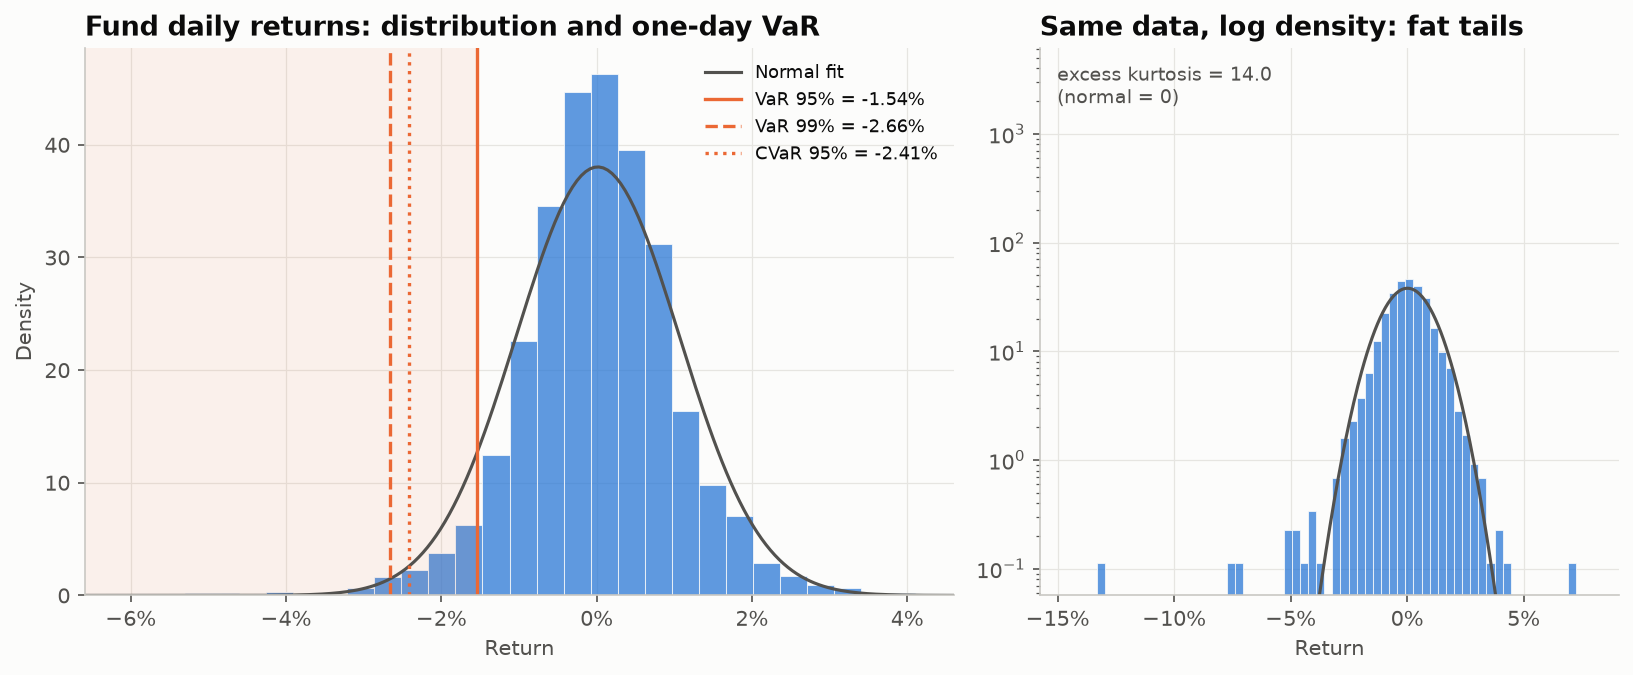

Reproduce this figure in Python.
"""
Return Distribution with VaR and CVaR  -  family: Finance & investment

DESIGN PURPOSE
A histogram of periodic returns with a fitted normal curve and the historical
Value-at-Risk (VaR) and Conditional VaR (CVaR, expected shortfall) marked. A
second panel uses a log density scale so the fat left tail is visible. Real
returns have more extreme days than a normal distribution predicts, and risk
models that assume normality understate losses.

WHEN TO USE
  - Explain tail risk and what VaR / CVaR actually measure
  - Show that returns are fat-tailed or skewed compared with a normal model
  - Compare the loss distribution of two strategies (overlay or small
    multiples)

AVOID WHEN
  - Fewer than a few hundred observations (the tails are not estimable)
  - The audience only needs a single risk number (use a stat tile with the
    VaR)

ALTERNATIVES
  - Q-Q plot against the normal distribution
  - ECDF of returns with the 5% quantile marked
  - Box plot of returns by year

EXAMPLE
10 years of simulated daily returns drawn from a Student-t distribution (5
degrees of freedom), so the tails are fatter than normal. Historical 95% and
99% one-day VaR and 95% CVaR. Not investment advice.

NOTE: Educational examples with simulated or historical data. Not investment
advice; past performance does not predict future returns.

Run:  python return_distribution_var.py
      python return_distribution_var.py --real-data   (real dataset: plotly.express.data.stocks() — weekly FB returns, 2018–2019 (one-week VaR))
"""
import sys
from pathlib import Path

import numpy as np
import pandas as pd
import matplotlib.pyplot as plt

# Library style: categorical colors in fixed order, recessive axes, hairline grid.
PALETTE = ["#2a78d6", "#eb6834", "#1baf7a", "#eda100",
           "#e87ba4", "#008300", "#6250d6", "#e34948"]
SEQ_CMAP = "Blues"      # sequential: one hue, light -> dark
DIV_CMAP = "RdBu_r"     # diverging: two opposite hues, neutral midpoint
GRAY = "#b8b7b1"        # de-emphasised marks
plt.rcParams.update({
    "figure.figsize": (8, 4.8), "figure.dpi": 110, "figure.facecolor": "#fcfcfb",
    "axes.facecolor": "#fcfcfb", "axes.edgecolor": "#c9c8c3", "axes.linewidth": 0.8,
    "axes.spines.top": False, "axes.spines.right": False,
    "axes.grid": True, "grid.color": "#e6e5e1", "grid.linewidth": 0.6, "axes.axisbelow": True,
    "axes.prop_cycle": plt.cycler(color=PALETTE),
    "axes.titlesize": 13, "axes.titleweight": "bold", "axes.titlelocation": "left",
    "axes.labelcolor": "#52514e", "xtick.color": "#52514e", "ytick.color": "#52514e",
    "text.color": "#0b0b0b", "font.size": 10, "lines.linewidth": 2,
    "legend.frameon": False,
})

from scipy import stats
from matplotlib.ticker import PercentFormatter

# --- Example data ------------------------------------------------------------
rng = np.random.default_rng(8)
r = pd.Series(0.0004 + rng.standard_t(5, 2520) * 0.01 * np.sqrt(3 / 5), name="Fund daily returns")
horizon = "one-day"
r.describe()

REAL_DATA = "--real-data" in sys.argv
if REAL_DATA:  # plotly.express.data.stocks() — weekly FB returns, 2018–2019 (one-week VaR)
    import plotly.express as px
    stocks = px.data.stocks()
    r = stocks["FB"].pct_change().dropna().rename("FB weekly returns")
    horizon = "one-week"
    r.describe()

# --- Plot --------------------------------------------------------------------
var95, var99 = np.quantile(r, [0.05, 0.01])
cvar95 = r[r <= var95].mean()
mu, sd = r.mean(), r.std()
xs = np.linspace(r.min() * 1.1, r.max() * 1.1, 400)
bins = np.linspace(r.min(), r.max(), 60 if len(r) > 500 else 25)

fig, (ax, ax2) = plt.subplots(1, 2, figsize=(11, 4.6), gridspec_kw={"width_ratios": [1.5, 1]})
for a in (ax, ax2):
    a.hist(r, bins=bins, density=True, color=PALETTE[0], alpha=0.75, edgecolor="#fcfcfb", linewidth=0.5)
    a.plot(xs, stats.norm.pdf(xs, mu, sd), color="#52514e", linewidth=1.5, label="Normal fit")
    a.xaxis.set_major_formatter(PercentFormatter(1.0, decimals=0 if r.abs().max() > 0.1 else 1))
for v, lab, style in [(var95, f"VaR 95% = {var95:.2%}", "-"), (var99, f"VaR 99% = {var99:.2%}", "--"),
                      (cvar95, f"CVaR 95% = {cvar95:.2%}", ":")]:
    ax.axvline(v, color=PALETTE[1], linewidth=1.6, linestyle=style, label=lab)
lo, hi = np.quantile(r, [0.002, 0.998])
ax.set_xlim(lo * 1.4, hi * 1.4)
ax.axvspan(lo * 1.4, var95, color=PALETTE[1], alpha=0.08, linewidth=0)
ax.set_title(f"{r.name}: distribution and {horizon} VaR")
ax.set_xlabel("Return")
ax.set_ylabel("Density")
ax.legend(loc="upper right", fontsize=8.5)
ax2.set_yscale("log")
ax2.set_ylim(bottom=0.5 / (len(r) * (bins[1] - bins[0])))
ax2.set_title("Same data, log density: fat tails")
ax2.set_xlabel("Return")
k = stats.kurtosis(r)
ax2.text(0.03, 0.97, f"excess kurtosis = {k:.1f}\n(normal = 0)", transform=ax2.transAxes, va="top",
         fontsize=9, color="#52514e")
fig.tight_layout()

# --- Save / show -------------------------------------------------------------
out = Path(__file__).with_name(Path(__file__).stem + ("_real" if REAL_DATA else "") + ".png")
fig.savefig(out, dpi=150, bbox_inches="tight")
print(f"saved {out}")
if "--no-show" not in sys.argv:
    plt.show()
